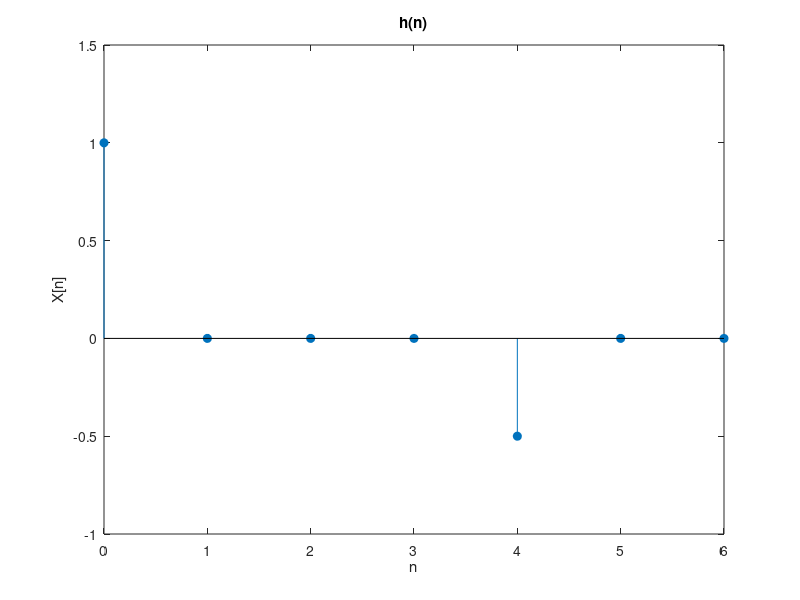
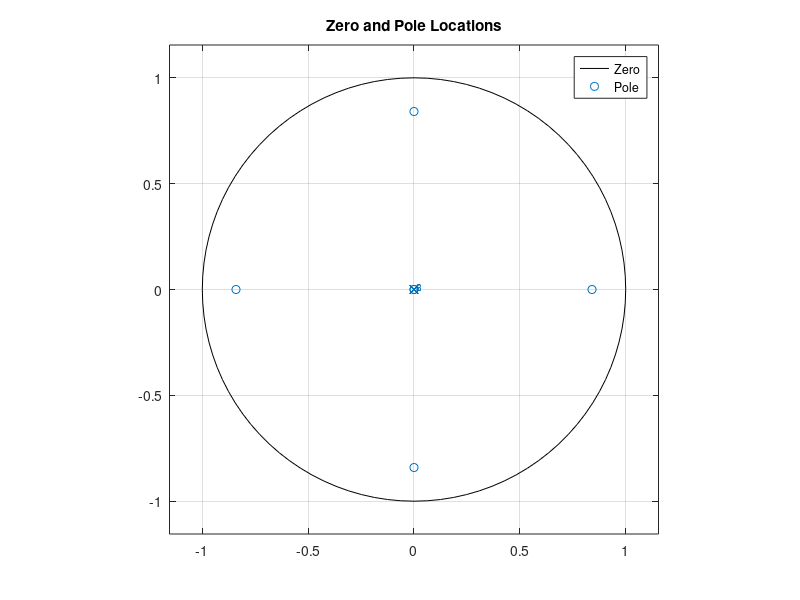
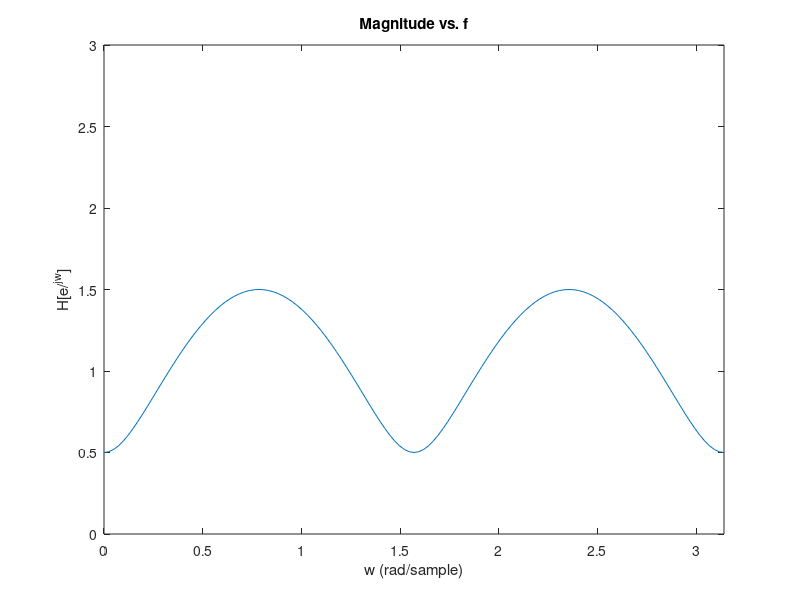

Here is the MATLAB script that generated these plots, in order: (Note: this script raises an error after producing the figures.)
figure(1);
n=[1,0,0,0,-0.5,0,0];
x = 0: length(n)-1;
stem(x,n,'filled');axis([0 length(n)-1 -1 1.5]);
xlabel('n');ylabel('X[n]');title('h(n)');

figure(2);
zplane(n);legend('Zero','Pole');
title('Zero and Pole Locations')

figure(3);
f=fft(n,256);
t=0:128;
plot(t/256*2*pi,abs(f(1:129)));
axis([0 pi 0 3]);
xlabel('w (rad/sample)');ylabel('H[e/^{jw}]');title('Magnitude vs. f');

figure(4);
angle=phase(f);
plot(t/256*2*pi,angle(1:129));
axis([0 pi -1 1]);
xlabel('w (rad/sample)');ylabel('Phase');title('Phase vs. f');

%%%%%%%%%%%%%%%%%%%%%%%%%%%%%%%%%%%%%B Part%%%%%%%%%%%%%%%%

%%%1
figure(5);
H=fft(n,64);
t=0:32;
plot(t/64*2*pi,abs(H(1:33)));
axis([0 pi 0 3]);
xlabel('w (rad/sample)');ylabel('|H[e^{jw}]|');title('N=64 Magnitude vs. f of H(k)');

figure(6);
angle=phase(H);
plot(t/64*2*pi,angle(1:33));
axis([0 pi -1 1]);
xlabel('w (rad/sample)');ylabel('Phase');title('N=64 Phase vs. f of H(k)');

figure(7);
H1=1./H;
t=0:32;
plot(t/64*2*pi,abs(H1(1:33)));
axis([0 pi 0 3]);
xlabel('w (rad/sample)');ylabel('|H[e^{jw}]|');title('N=64 Magnitude vs. f of H_{1}(k)');

figure(8);
angle=phase(H1);
plot(t/64*2*pi,angle(1:33));
axis([0 pi -1 1]);
xlabel('w (rad/sample)');ylabel('Phase');title('N=64 Phase vs. f of H_{1}(k)');

%%%2
figure(9);
n1=ifft(H1,64);
x = 0: length(n1)-1;
stem(x,n1,'filled');axis([0 length(n1)-1 -1 1.5]);
xlabel('n');ylabel('X_{1}[n]');title('N=64 h_{1}(n)');

figure(10);
zplane(n1);legend('Zero','Pole');
title('N=64 Zero and Pole Locations of H_{1}(z)')

%%%3
figure(11);
f=fft(n1,256);
t=0:128;
plot(t/256*2*pi,abs(f(1:129)));
axis([0 pi 0 3]);
xlabel('w (rad/sample)');ylabel('|H[e^{jw}]|');title('N=64 Magnitude vs. f of 256NFFT H_{1}(k)');

figure(12);
angle=phase(f);
plot(t/256*2*pi,angle(1:129));
axis([0 pi -1 1]);
xlabel('w (rad/sample)');ylabel('Phase');title('N=64 Phase vs. f of 256NFFT H_{1}(k)');

%%%4
n2=ifft(fft(n,128).*fft(n1,128));
%%%5
figure(13);
x = 0: length(n2)-1;
stem(x,n2,'filled');axis([0 length(n2)-1 -1 1.5]);
xlabel('n');ylabel('X[n]');title('N=64 h_{2}(n)');

figure(14);
zplane(n2(1:65));legend('Zero','Pole');
title('N=64 Zero and Pole Locations of H_{2}(z)')
%%%6
figure(15);
f=fft(n2,256);
t=0:128;
plot(t/256*2*pi,abs(f(1:129)));
axis([0 pi 0 3]);
xlabel('w (rad/sample)');ylabel('|H[e^{jw}]|');title('N=64 Magnitude vs. f of 256NFFT H_{2}(k)');

figure(16);
angle=phase(f);
plot(t/256*2*pi,angle(1:129));
axis([0 pi -1 1]);
xlabel('w (rad/sample)');ylabel('Phase');title('N=64 Phase vs. f of 256NFFT H_{2}(k)');